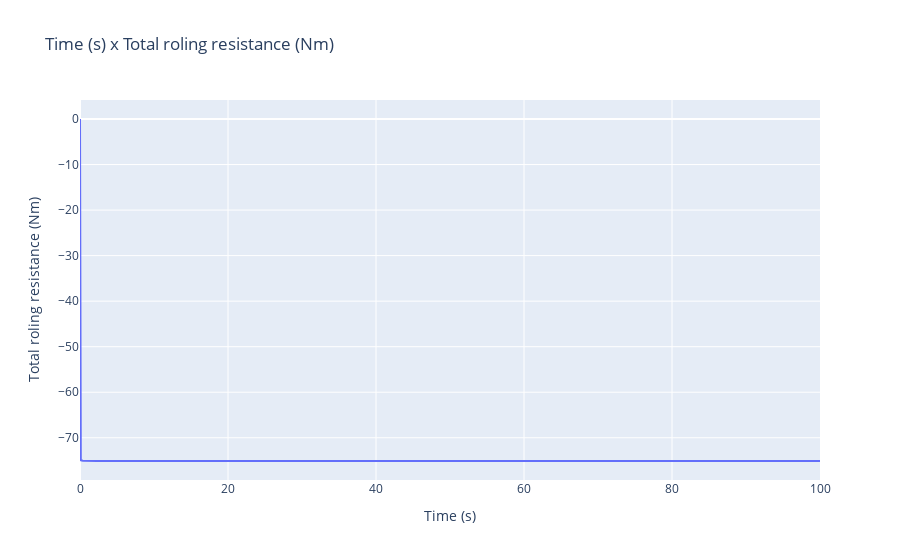

Source (notebook cell):
### Code cell
sim.Trr.plot2D2()

### Figure 1 — Plotly figure (JSON) as saved in the notebook; plotly's stock layout.template omitted (floating-point values rounded to 4 significant figures; data arrays with more than 128 entries replaced by an {"elided": "..."} marker saying what was removed)
{"data": [{"name": "Trr", "type": "scatter", "x": {"elided": "10001 float values"}, "y": {"elided": "10001 float values"}}], "layout": {"title": {"text": "Time (s) x Total roling resistance (Nm)"}, "xaxis": {"title": {"text": "Time (s)"}}, "yaxis": {"title": {"text": "Total roling resistance (Nm)"}}}}
